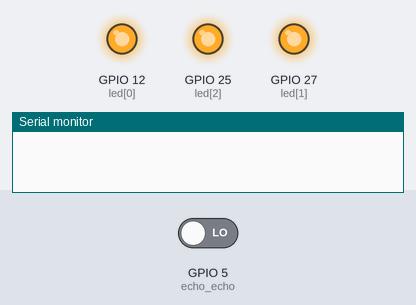
A sketch run on a simulated ESP32. On the bench: output pins drawn as LEDs (lit = HIGH), the last lines printed to the serial monitor. The inputs (shaded band) are chosen by the test bench; at power-on: GPIO 5 (echo_echo) LOW. Pins used as bus, display or sensor lines are not drawn.

Above: at 0.1 s.
At 1.1 s:
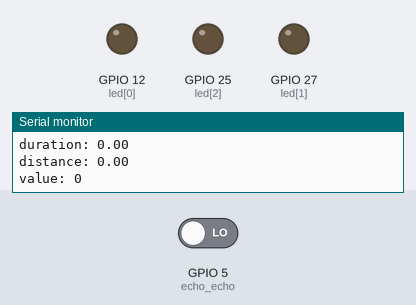
Timing chart, 0 to 2.6 s (numbered marks = the images above):
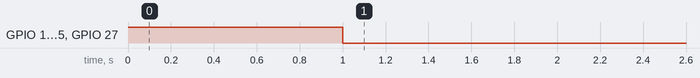

Measured:
- by itself, GPIO 12 (led[0]), GPIO 25 (led[2]), GPIO 27 (led[1]): HIGH → LOW at 1.0 s

The sketch:

q6_1.ino
```cpp
#include <Arduino.h>

int led[3] = {12, 27, 25};
int gnd[3] = {14, 26, 33};

int echo_trig = 18;
int echo_echo = 5;

void setup() {

    Serial.begin(115200);

    for (int i=0; i<3; i++) {
      pinMode(led[i], OUTPUT);
      digitalWrite(led[i], 1);

      pinMode(gnd[i], OUTPUT);
      digitalWrite(gnd[i], 0);
    }

    pinMode(echo_trig, OUTPUT);
    pinMode(echo_echo, INPUT);
}

void loop() {
    static int sec = 0;
    if (sec >= 60) sec=0;
    double duration, distance;
    // 초음파를 보낸다. 다 보내면 echo가 HIGH 상태로 대기하게 된다.
    if (sec%2==1) { digitalWrite(echo_trig, HIGH); }
    else { digitalWrite(echo_trig, LOW); }

    duration = pulseIn(echo_echo, HIGH);
    distance = (duration/2.0)/29.1;
    int value = ((int)(distance/4.0));

    if (value >= 8) value=0;

    Serial.print("sec: " + String(sec) +"\n");
    Serial.print("duration: " + String(duration) +"\n");
    Serial.print("distance: " + String(distance) +"\n");
    Serial.print("value: " + String(value) +"\n");

    for (int k=0; k<3; k++) digitalWrite(led[k], 0);
    if (value/4==1) { digitalWrite(led[0], 1); }
    value = value%4;
    if (value/2==1) { digitalWrite(led[1], 1); }
    value = value%2;
    if (value==1) { digitalWrite(led[2], 1); }

    sec += 1;
}
```
